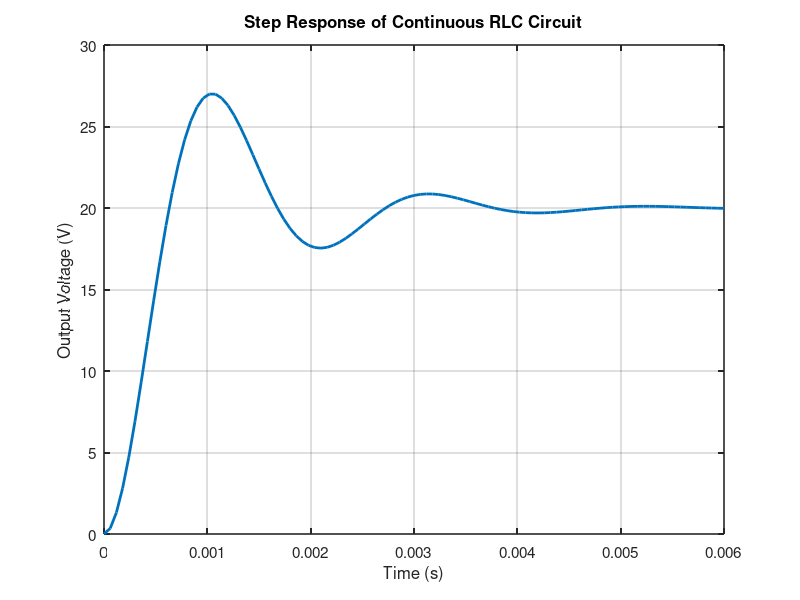

Write MATLAB code to recreate this figure. (Note: this script raises an error after producing the figure.)
clc;
clear;
close all;

%% RLC Circuit Parameters
R = 20;             % Resistance (Ohm)
L = 10e-3;          % Inductance (H)
C = 10e-6;          % Capacitance (F)

%% State-Space Matrices
A = [0      -1/C;
     1/L   -R/L];

B = [1/C;
     0];

Cmat = [0 R];

D = 0;

%% Create Continuous State-Space Model
sys = ss(A, B, Cmat, D);

disp('======================================');
disp(' CONTINUOUS RLC STATE-SPACE MODEL');
disp('======================================');

sys

%% Stability Check
if isstable(sys)
    disp('System Status: STABLE');
else
    disp('System Status: NOT STABLE');
end

%% Controllability Check
Co = ctrb(A, B);

if rank(Co) == size(A,1)
    disp('Controllability: CONTROLLABLE');
else
    disp('Controllability: NOT CONTROLLABLE');
end

%% Observability Check
Ob = obsv(A, Cmat);

if rank(Ob) == size(A,1)
    disp('Observability: OBSERVABLE');
else
    disp('Observability: NOT OBSERVABLE');
end

%% Step Response
[y,t] = step(sys);

figure('Color','w');
plot(t, y, 'LineWidth', 2);
grid on;
box on;

title('Step Response of Continuous RLC Circuit', ...
      'FontSize', 14, 'FontWeight', 'bold');

xlabel('Time (s)', 'FontSize', 12);
ylabel('Output Voltage (V)', 'FontSize', 12);

set(gca, 'FontSize', 11, 'LineWidth', 1.1);

%% Bode Response
[mag, phase, w] = bode(sys);

mag = squeeze(mag);
phase = squeeze(phase);

figure('Color','w');

tiledlayout(2,1,'TileSpacing','compact');

% Magnitude
nexttile;
semilogx(w, 20*log10(mag), 'LineWidth', 2);
grid on;
box on;

title('Magnitude Response', ...
      'FontSize', 13, 'FontWeight', 'bold');

ylabel('Magnitude (dB)', 'FontSize', 11);
set(gca, 'FontSize', 10, 'LineWidth', 1.1);

% Phase
nexttile;
semilogx(w, phase, 'LineWidth', 2);
grid on;
box on;

title('Phase Response', ...
      'FontSize', 13, 'FontWeight', 'bold');

xlabel('Frequency (rad/s)', 'FontSize', 11);
ylabel('Phase (deg)', 'FontSize', 11);

set(gca, 'FontSize', 10, 'LineWidth', 1.1);

sgtitle('Bode Response of Continuous RLC Circuit', ...
        'FontSize', 14, 'FontWeight', 'bold');
